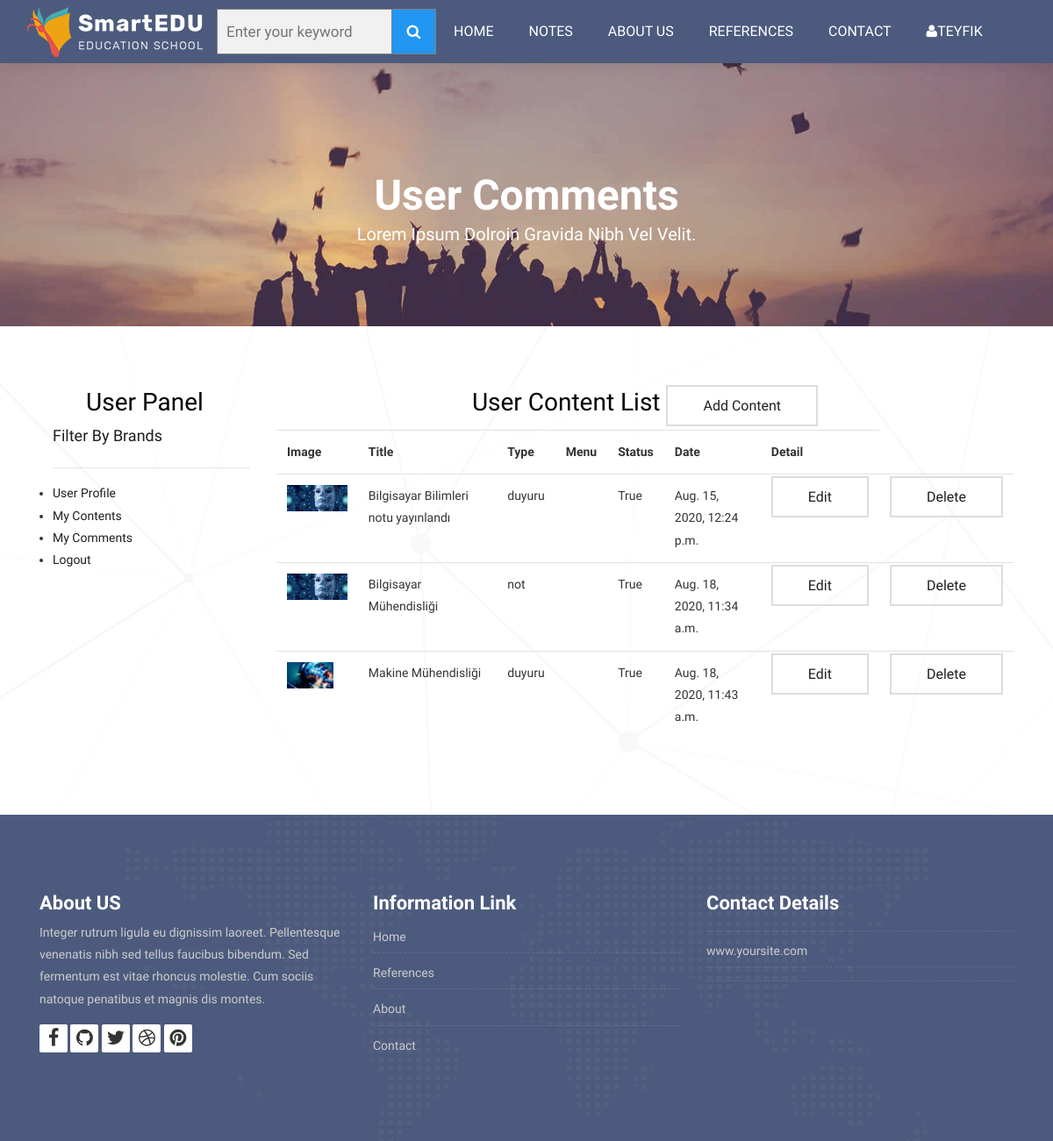
Screenshot of /user/contents/ (signed in) with the database file from the repository.
### content/models.py (models this page shows, shortened)
class Content(models.Model):
    STATUS = (
        ('True', 'Evet'),
        ('False', 'Hayır'),
    )
    user=models.ForeignKey(User,on_delete=models.SET_NULL,null=True)
    type=models.CharField(max_length=10,choices=TYPE)
    title=models.CharField(max_length=150)
    keywords=models.CharField(blank=True,max_length=255)
    description=models.CharField(blank=True,max_length=255)
    image=models.ImageField(upload_to='images/')
    detail=RichTextUploadingField()
    slug=models.SlugField(null=False,unique=True)
    status=models.CharField(max_length=10,choices=STATUS)
    create_at=models.DateTimeField(auto_now_add=True)
    update_at=models.DateTimeField(auto_now=True)
    def image_tag(self):
        return mark_safe('<img src="{}" height="50"/>'.format(self.image.url))
    image_tag.short_description='Image'

### user/views.py (the view)
# urls.py: path('contents/',views.contents,name='contents'),
@login_required(login_url='/login')
def contents(request):
    category=Category.objects.all()
    menu=Menu.objects.all()
    current_user=request.user
    contents=Content.objects.filter(user_id=current_user.id)
    context={
        'category':category,
        'menu':menu,
        'contents':contents,
    }
    return render(request,'user_contents.html',context)

### user/templates/user_contents.html (shortened to what this page needs)
{% extends "homebase.html" %}
{% block content %}
<div class="all-title-box">
		<div class="container text-center">
			<h1>User Comments<span class="m_1">Lorem Ipsum dolroin gravida nibh vel velit.</span></h1>
		</div>
	</div>
<div id="contact" class="section wb">
        <div class="container">
            <div class="row">
                <div class="col-md-3">
                    <div class="container">
                        <div class="map-box">
                            <h2 class="title">User Panel</h2>
                        </div>
                        {% include "user_panel.html" %}
                    </div>
                </div>
				<div class="col-md-9">
					<div class="map-box">
                        <h2 class="title">User Content List <a class="btn-custom" href="/user/addcontent">Add Content</a> </h2>
<table class="table">
    <tr>
        <th class="text-left">Image</th>
        <th class="text-left">Title</th>
        <th class="text-left">Type</th>
        <th class="text-left">Menu</th>
        <th class="text-left">Status</th>
        <th class="text-left">Date</th>
        <th class="text-left">Detail</th>
    </tr>
    {% for rs in contents %}
    <tr>
        <td class="text-left">
            <a href="/content/{{ rs.id }}/slug">
            <img src="{{ rs.image.url }}" style="height: 30px" alt="">
            </a>
        </td>
        <td class="text-left">{{ rs.title }}</td>
        <td class="text-left">{{ rs.type }}</td>
        <td class="text-left">{{ rs.menu.title }}</td>
        <td class="text-left">{{ rs.status }}</td>
        <td class="text-left">{{ rs.create_at }}</td>
        <td class="text-left"><a class="btn-custom" href="/user/contentedit/{{ rs.id }}" >Edit</a></td>
        <td class="text-left"><a onclick="return confirm('Delete! Are you sure?')" class="btn-custom" href="/user/contentdelete/{{ rs.id }}">Delete</a></td>
    </tr>
{% endfor %}
</table>
					</div>
				</div>
            </div>
        </div>
    </div>
{% endblock %}

### home/templates/header.html (shortened to what this page needs)
{% load static %}
<div>
    <header class="top-navbar">
        <nav class="navbar navbar-expand-lg navbar-light bg-light">
            <div class="container-fluid">
                <a class="navbar-brand" aria-expanded="true" href="/">
                    <img src="{% static 'images/logo.png'%}" alt="" />
                </a>
                <div>
                    <form class="example" action="/search/" method="post" style="margin: auto;max-width:250px">
                        <input id="query" name="query" class="input search" type="text" placeholder="Enter your keyword">
                        <button type="submit"><i class="fa fa-search"></i></button>
                    </form>
                </div>
                <div class="collapse navbar-collapse" id="navbars-host">
                    <ul class="navbar-nav ml-auto">
                        <li class="nav-item"><a class="nav-link" href="/home">Home</a></li>
                        <li class="nav-item dropdown">
                            <a class="nav-link dropdown-toggle" href="#">Notes </a>
                                {% load mptt_tags %}
                        </li >
                        <li class="nav-item"><a class="nav-link" href="/about">About Us</a></li>
                        <li class="nav-item"><a class="nav-link" href="/references">References</a></li>
                        <li class="nav-item"><a class="nav-link" href="/contact">Contact</a></li>
                    </ul>
                    <ul class="nav navbar-nav navbar-collapse">
                        {% if user.id is not None %}
                            <li class="nav-item dropdown">
                               <a class="nav-link dropdown-toggle"> <i class="fa fa-user"></i>{{ user.first_name }} </a>
                            </li>
                        {% else %}
                            <li class="nav-item"> <a class="nav-link" href="/login/">Login </a></li>
                            <li class="nav-item"> <a class="nav-link" href="/signup/">Sign up</a></li>
                        {% endif %}
                    </ul>
                </div>
            </div>
        </nav>
    </header>
</div>

### home/static/style.css (style rules this page uses)
body { color: #333333; font-size: 14px; font-family: 'Rubik', sans-serif; line-height: 1.80857; }
html, body { height: 100%; }
a { color: #1f1f1f; text-decoration: none !important; outline: none !important; -webkit-transition: all .3s ease-in-out; -moz-transition: all .3s ease-in-out; -ms-transition: all .3s ease-in-out; -o-transition: all .3s ease-in-out; transition: all .3s ease-in-out; }
h1, h2, h3, h4, h5, h6 { letter-spacing: 0; font-weight: normal; position: relative; padding: 0 0 10px 0; font-weight: normal; line-height: 120% !important; color: #1f1f1f; margin: 0 }
h1 { font-size: 24px }
h2 { font-size: 22px }
h1 a, h2 a, h3 a, h4 a, h5 a, h6 a { color: #212121; text-decoration: none!important; opacity: 1 }
a { color: #1f1f1f; text-decoration: none; outline: none; }
a, .btn { text-decoration: none !important; outline: none !important; -webkit-transition: all .3s ease-in-out; -moz-transition: all .3s ease-in-out; -ms-transition: all .3s ease-in-out; -o-transition: all .3s ease-in-out; transition: all .3s ease-in-out; }
.btn-custom { margin-top: 20px; background-color: transparent !important; border: 2px solid #ddd; padding: 12px 40px; font-size: 16px; }
.top-navbar .bg-light { background: #4c5a7d !important; }
.top-navbar .navbar-light .navbar-nav .nav-link { color: #ffffff; font-size: 16px; font-weight: 500; }
.top-navbar .navbar-light .navbar-nav .nav-item { position: relative; display: inline-block; padding: 15px 0px; margin: 0px 20px; }
.top-navbar .navbar-light .navbar-nav .nav-item .nav-link { padding: 6px 0px; position: relative; display: block; line-height: 30px; letter-spacing: 0px; text-transform: uppercase; }
.top-navbar .navbar-light .navbar-nav .nav-item::after { position: absolute; content: ''; left: 50%; bottom: auto; top: 11px; width: 5px; height: 5px; opacity: 0; margin-left: -3px; background-color: #ffffff; border-radius: 50px; -webkit-transform: translateY(0px); transform: translateY(0px); transition: all 900ms ease; -webkit-transition: all 900ms ease; -ms-transition: all 900ms ease; -o-transition: all 900ms ease; -moz-transition: all 900ms ease; }
.top-navbar .navbar-light .navbar-nav .nav-item .nav-link::before { position: absolute; content: ''; left: 0%; bottom: auto; top: -4px; width: 5px; height: 5px; border-radius: 50px; opacity: 0; margin-left: -10px; background-color: #ffffff; -webkit-transform: translateY(0px); transform: translateY(0px); transition: all 900ms ease; -webkit-transition: all 900ms ease; -ms-transition: all 900ms ease; -o-transition: all 900ms ease; -moz-transition: all 900ms ease; }
.top-navbar .navbar-light .navbar-nav .nav-item .nav-link::after { position: absolute; content: ''; right: 0%; left: auto; bottom: auto; top: -4px; width: 5px; height: 5px; border-radius: 50px; border: none !important; opacity: 0; margin-right: -11px; background-color: #ffffff; transition: all 900ms ease; -webkit-transition: all 900ms ease; -ms-transition: all 900ms ease; -o-transition: all 900ms ease; -moz-transition: all 900ms ease; }
.top-navbar .bg-light { padding-top: 0px; padding-bottom: 0px; box-shadow: 0 0 18px 0 rgba(0,0,0,.12); }
.section { display: block; position: relative; overflow: hidden; padding: 70px 0; }
.section.wb { background-color: #ffffff; }
#contact { background: url(images/bg.png) no-repeat center center #fff; }
.map-box { margin-left: -15px; }
.all-title-box { background: url(images/banner.jpg)no-repeat; -webkit-background-size: cover; -moz-background-size: cover; -o-background-size: cover; background-size: cover; background-position: center; min-height: 300px; }
.all-title-box h1 { color: #fff; font-weight: 600; text-transform: capitalize; padding-top: 11%; font-size: 48px; line-height: 0px; }
span.m_1 { font-weight: 300; font-size: 20px; line-height: 1.5em; display: block; }

### home/static/css/slider.css (style rules this page uses)
* { box-sizing:border-box }

### home/static/css/tabs.css (style rules this page uses)
body { background:#fff; font-family: 'Arimo', sans-serif; }
h2 { color:#000; text-align:center; font-size:2em; }

### home/static/css/search.css (style rules this page uses)
* { box-sizing: border-box; }
form.example input[type=text] { padding: 10px; font-size: 17px; border: 1px solid grey; float: left; width: 80%; background: #f1f1f1; }
form.example button { float: left; width: 20%; padding: 10px; background: #2196F3; color: white; font-size: 17px; border: 1px solid grey; border-left: none; cursor: pointer; }
form.example::after { content: ""; clear: both; display: table; }

### rows the page displays
Content: image (picture), title "Bilgisayar Bilimleri notu yayınlandı", type "duyuru", status "True", create_at "Aug. 15, 2020, 12:24 p.m."
Content: image (picture), title "Bilgisayar Mühendisliği", type "not", status "True", create_at "Aug. 18, 2020, 11:34 a.m."
Content: image (picture), title "Makine Mühendisliği", type "duyuru", status "True", create_at "Aug. 18, 2020, 11:43 a.m."

### other values shown
{{ user.first_name }} "TEYFIK"
